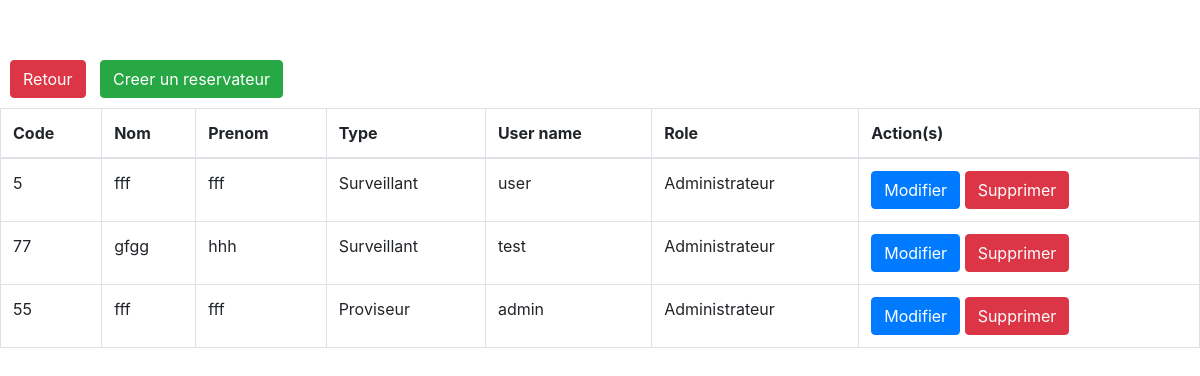
The page /user/ on the database its author committed.
### srcApp/models.py (models this page shows, shortened)
class Personnel(models.Model):
    rolelist = models.TextChoices('Utilisateur', 'Administrateur')
    codePerso = models.fields.CharField(max_length=4)
    nom = models.fields.CharField(max_length=50)
    prenom = models.fields.CharField(max_length=50)
    typePerso = models.ForeignKey(TypePerso, null=True, on_delete=models.SET_NULL)
    dateNaiss = models.fields.IntegerField(
    validators=[MinValueValidator(1900), MaxValueValidator(2004)])
    chefService = models.BooleanField
    role = models.fields.CharField(choices=rolelist.choices, max_length=50)
    account = models.OneToOneField(User, null=True, on_delete=models.CASCADE)

class TypePerso(models.Model):
    codeType = models.fields.CharField(max_length=4)
    fonction = models.fields.CharField(max_length=50)
    def __str__(self):
        return f'{self.fonction}'

### srcApp/views.py (the view)
# urls.py: path('user/', views.user, name='user'),
def user(request):
    datas = Personnel.objects.all()
    return render(request,"userHome.html", {'datas':datas})

### srcApp/templates/userHome.html (shortened to what this page needs)
{% extends 'base.html' %}
{% load crispy_forms_tags %}
        {% block content %}
        <div style="display:inline-block">
        <a class="btn btn btn-danger" href="{% url 'accueil' %}" style="margin:10px">Retour</a>
        <a class="btn btn-success " href="{% url 'create_user' %}">Creer un reservateur</a>
        </div>
         <table class="table table-bordered mx-auto" >
        <thead>
        <tr>
            <th>Code</th>
        <th>Nom</th>
        <th>Prenom</th>
            <th>Type</th>
            <th>User name</th>
            <th>Role</th>
        <th>Action(s)</th>
        </tr>
        </thead>
        <tbody id="myTable">
        {% for user in datas %}
        <tr>
            <td>{{user.codePerso}}</td>
            <td>{{ user.nom }}</td>
            <td>{{ user.prenom }}</td>
            <td>{{ user.typePerso }}</td>
            <td>{{ user.account }}</td>
            <td>{{ user.role }}</td>
        <td>
        <form action="#" method="Post">
        <a class="btn btn-primary" href="{% url 'update_user' user.id %}">Modifier</a>
            <a  class="btn btn-danger" href="{% url 'delete_user' user.id %}">Supprimer</a>
        </form>
        </td>
        </tr>
        {% endfor %}
        </tbody>
        </table>
        {% endblock %}

### srcApp/static/css/styles.css (style rules this page uses)
html, body { width: 100%; height: 100%; }

### rows shown on the page
Personnel: codePerso "5", nom "fff", prenom "fff", typePerso "Surveillant", account "user", role "Administrateur"
Personnel: codePerso "77", nom "gfgg", prenom "hhh", typePerso "Surveillant", account "test", role "Administrateur"
Personnel: codePerso "55", nom "fff", prenom "fff", typePerso "Proviseur", account "admin", role "Administrateur"
